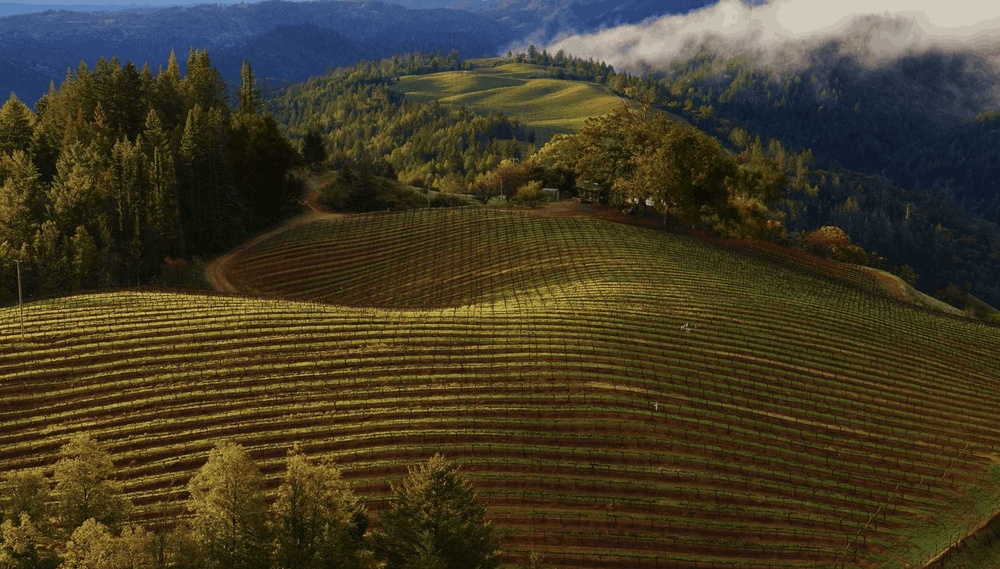
#> input picture Project exbhition Picturekmeans100colors_optimized.jpg, 1000 x 569 px, shrunk from 2088 x 1188 before the run; its folder holds only this picture in this run
$ python 'K means Clustering Algorithm.py'
#> lines starting #> are read from the running program, lines starting #| are printed output that depends on the picture
#> the answer given: Project exbhition Picturekmeans100colors_optimized.jpg
#> the answer given: 3
#> the answer given: 1
import os
import numpy as np
from sklearn.cluster import KMeans
from PIL import Image

def load_image(filepath):
    """Load an image and convert it to a NumPy array."""
    img = Image.open(filepath).convert('RGB')
#> img is the input picture: PIL image 1000x569 RGB; mean R, G, B 67, 59.2, 38.5
    return np.array(img)

def compress_image_kmeans(image, n_colors):
    """
    Compress an image using k-means clustering.
    Args:
        image (ndarray): Original image as a NumPy array of shape (H, W, 3).
        n_colors (int): Number of colors to reduce the image to.
    Returns:
        ndarray: Compressed image.
    """
#> called with n_colors = 3
    # Reshape the image array to a 2D array of pixels (H*W, 3)
    h, w, c = image.shape
#> h = 569; w = 1000; c = 3
    pixels = image.reshape(-1, c)

    # Apply K-means clustering to find n_colors clusters
    kmeans = KMeans(n_clusters=n_colors, random_state=42)
    kmeans.fit(pixels)

    # Replace each pixel with its corresponding cluster center
    compressed_pixels = kmeans.cluster_centers_[kmeans.labels_].astype(np.uint8)

    # Reshape the compressed pixels back to the original image shape
    compressed_image = compressed_pixels.reshape(h, w, c)
    return compressed_image

def save_compressed_image(image, input_path, n_colors, quality=50):
    """
    Save the compressed image with optimized settings to reduce file size.
    Args:
        image (ndarray): Compressed image as a NumPy array.
        input_path (str): Path to the original input image.
        n_colors (int): Number of colors used for compression.
        quality (int): JPEG quality level (1-100, lower means higher compression).
    """
    # Get the directory and filename of the input image
    directory = os.path.dirname(input_path)
    base_filename = os.path.splitext(os.path.basename(input_path))[0]

    # Create the output filename
    output_filename = f"{base_filename}kmeans{n_colors}colors_optimized.jpg"
    output_path = os.path.join(directory, output_filename)

    # Save the compressed image with optimized quality
    compressed_img = Image.fromarray(image)
    compressed_img.save(output_path, format='JPEG', quality=quality, optimize=True)
    print(f"Compressed image saved as: {output_path}")

if __name__ == "__main__":
    # Input file path
    input_filepath = input("Enter the path to the input image: ")  # User specifies input image path
    n_colors = int(input("Enter the number of colors to compress the image to: "))  # Number of colors
    quality = int(input("Enter the JPEG quality for saving (1-100, lower is more compressed): "))  # JPEG quality

    # Load the image
    original_image = load_image(input_filepath)

    # Compress the image using K-means
    compressed_image = compress_image_kmeans(original_image, n_colors)
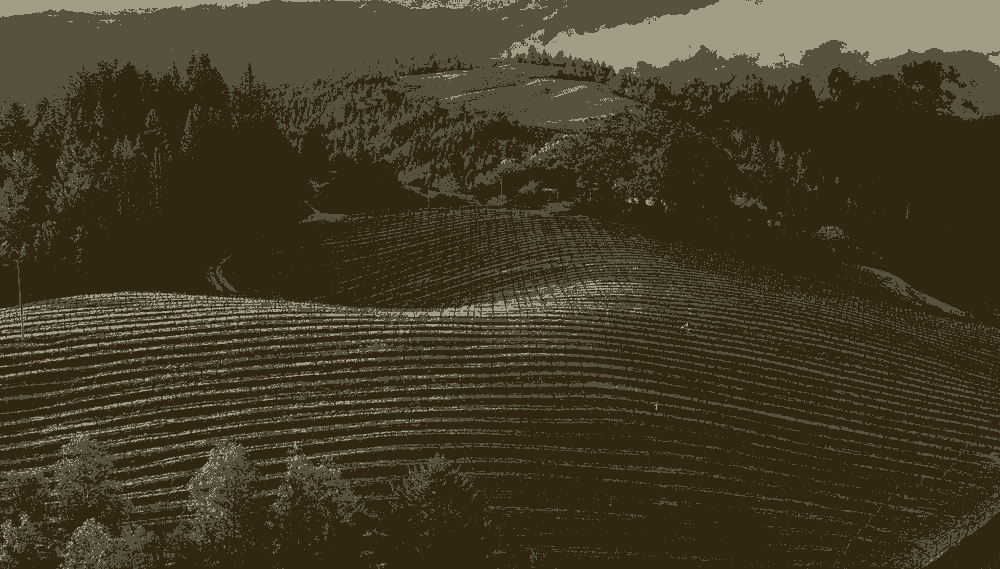
#> compressed_image: shape (569, 1000, 3); mean R, G, B 66.5, 58.4, 37.7

    # Save the compressed image with optimized quality
    save_compressed_image(compressed_image, input_filepath, n_colors, quality)
